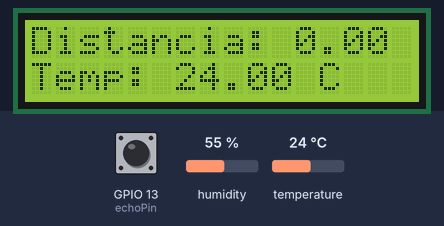
Bench run of a sketch on a simulated ESP32. On the bench: 16×2 character LCD. The inputs (shaded band) are chosen by the test bench; at power-on: temperature 24 °C, GPIO 13 (echoPin) LOW, humidity 55 %. What the sketch prints to the serial monitor is not drawn.

Above: at 2.3 s.
2.4 s: temperature set to 12 °C
At 5.0 s:
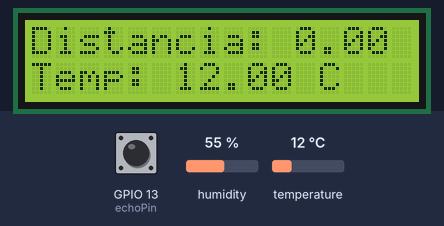
5.8 s: temperature set to 19 °C
At 6.9 s:
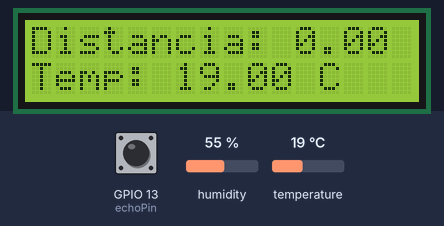
8.0 s: temperature set to 28 °C
At 9.8 s:
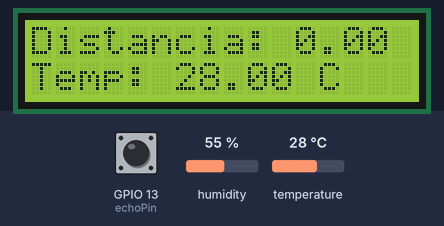
10.1 s: GPIO 13 (echoPin) pulsed HIGH 5 times (0.12 s each, 0.3 s apart)
At 12.2 s:
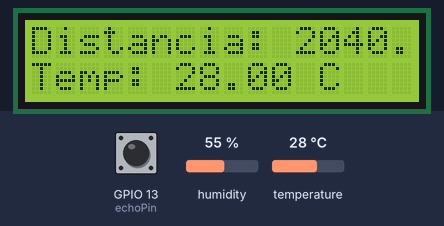
Timing chart, 0 to 13.7 s (numbered marks = the images above; inputs shaded):
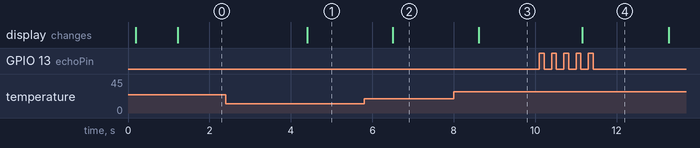

The sketch:

Mutex_PantallaLCD_SensoresDistanciaYTemperatura.ino
```cpp
#include <Wire.h>
#include <LiquidCrystal_I2C.h>
#include <Adafruit_AHTX0.h>
#include <freertos/FreeRTOS.h>
#include <freertos/task.h>

// Configuración del LCD I2C
LiquidCrystal_I2C lcd(0x27, 16, 2);

// Selección de CPU para FreeRTOS
#if CONFIG_FREERTOS_UNICORE
  static const BaseType_t app_cpu = 0;
#else
  static const BaseType_t app_cpu = 1;
#endif

// Declaración del mutex para manejar la concurrencia en el LCD
static SemaphoreHandle_t mutex;

// Pines para los sensores
static const int trigPin = 12;  // HC-SR04 TRIG en GPIO 12
static const int echoPin = 13;  // HC-SR04 ECHO en GPIO 13

// Instancia del sensor AHT20
Adafruit_AHTX0 aht;

// Variables para almacenar la distancia y temperatura
static float distance;
static float temperature;

// Tarea para leer la distancia del sensor HC-SR04
void ReadDistance(void *parameters) {
  while (1) {
    // Generar pulso TRIG para iniciar la medición
    digitalWrite(trigPin, LOW);
    vTaskDelay(2 / portTICK_PERIOD_MS);
    digitalWrite(trigPin, HIGH);
    vTaskDelay(10 / portTICK_PERIOD_MS);
    digitalWrite(trigPin, LOW);

    // Medir duración del pulso ECHO
    long duration = pulseIn(echoPin, HIGH);

    // Convertir la duración en distancia (cm)
    distance = duration * 0.034 / 2;

    // Actualizar el LCD con la distancia
    if (xSemaphoreTake(mutex, portMAX_DELAY) == pdTRUE) {
      lcd.setCursor(0, 0);
      lcd.print("Distancia:     ");
      lcd.setCursor(0, 0);
      lcd.print("Distancia: ");
      lcd.print(distance);
      lcd.print(" cm");
      xSemaphoreGive(mutex);
    }

    // Imprimir la distancia en el monitor serial
    Serial.print("Distancia: ");
    Serial.print(distance);
    Serial.println(" cm");

    vTaskDelay(1000 / portTICK_PERIOD_MS); // Intervalo de medición
  }
}

// Tarea para leer la temperatura del sensor AHT20
void ReadTemperature(void *parameters) {
  while (1) {
    sensors_event_t humidity, temp;
    aht.getEvent(&humidity, &temp);  // Lee el sensor AHT20

    temperature = temp.temperature;

    if (!isnan(temperature)) {
      if (xSemaphoreTake(mutex, portMAX_DELAY) == pdTRUE) {
        lcd.setCursor(0, 1);
        lcd.print("Temp:         "); // Limpia la línea
        lcd.setCursor(0, 1);
        lcd.print("Temp: ");
        lcd.print(temperature);
        lcd.print(" C");
        xSemaphoreGive(mutex);
      }

      // Imprimir la temperatura en el monitor serial
      Serial.print("Temperatura: ");
      Serial.print(temperature);
      Serial.println(" C");
      Serial.println("--------------------------");
    } else {
      Serial.println("Error al leer el AHT20");
    }
    vTaskDelay(2000 / portTICK_PERIOD_MS); // Intervalo de medición
  }
}

void setup() {
  Serial.begin(9600);

  // Configurar pines del HC-SR04
  pinMode(trigPin, OUTPUT);
  pinMode(echoPin, INPUT);

  // Iniciar el bus I2C y el LCD
  Wire.begin(14, 15);
  lcd.init();
  lcd.backlight();
  lcd.setCursor(0, 0);
  lcd.print("Lectura sensores");

  // Inicializar el sensor AHT20
  if (!aht.begin()) {
    Serial.println("No se pudo encontrar AHT20. Verifique la conexión.");
    while (1);
  }

  // Crear el mutex
  mutex = xSemaphoreCreateMutex();

  // Crear las tareas de FreeRTOS
  xTaskCreate(ReadDistance, "ReadDistance", 2048, NULL, 1, NULL);
  xTaskCreate(ReadTemperature, "ReadTemperature", 2048, NULL, 1, NULL);

  vTaskDelay(1000 / portTICK_PERIOD_MS);
}

void loop() {
  // El loop está vacío ya que las tareas se manejan mediante FreeRTOS
}
```

Measured:
- after the input at 2.4 s, the display: changes after 2.0 s (image 1)
- after the input at 5.8 s, the display: changes after 0.71 s (image 2)
- after the input at 8.0 s, the display: changes after 0.61 s (image 3)
- after the input at 10.1 s, the display: changes after 1.1 s (image 4)
